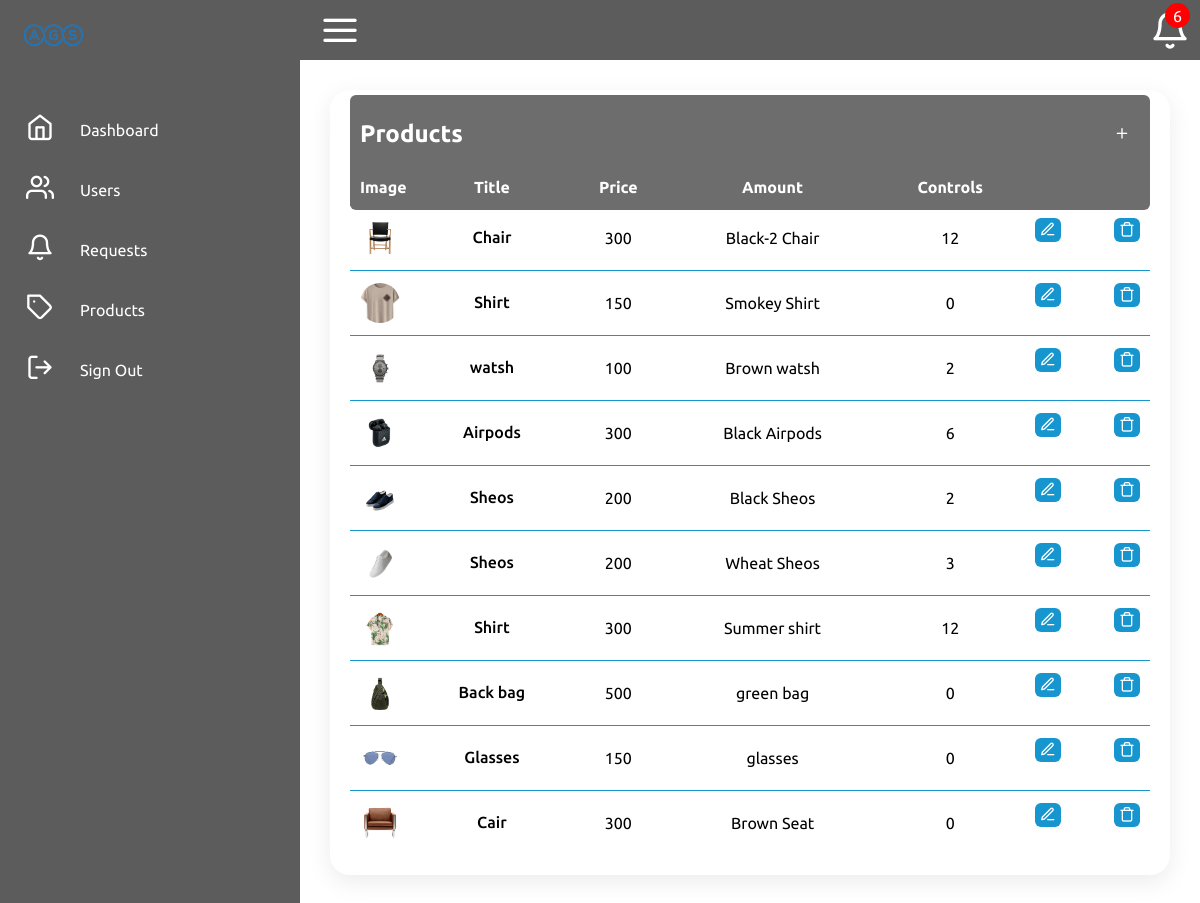
/AGS/Admin/products.php, run on the app's committed database.
### tables this page shows
CREATE TABLE `products` (
  `product_id` int(255) NOT NULL,
  `title` text NOT NULL,
  `description` text NOT NULL,
  `price` int(255) NOT NULL,
  `amount` int(11) NOT NULL,
  `img` text NOT NULL
);

### AGS/Admin/products.php (the view, shortened to what this page needs)
<?php
include('./header/header.php');
?>
<div class="details-products">
    <div class="products">
                    <div class="cardHeader">
                        <h2>Products</h2>
                        <a href="?do=InsertProduct" class="btn"><i class="icon-plus"></i></a>
                    </div>
                    <table>
                        <thead>
                            <tr>
                                <td>Image</td>
                                <td>Title</td>
                                <td>Price</td>
                                <td>Amount</td>
                                <td>Controls</td>
                            </tr>
                        </thead>
                        <tbody>
                    <?php
                            $statement = $con-> prepare("SELECT * FROM products");
                            $statement->execute();
                            $statement = $statement->fetchAll();
                            foreach ($statement as $row) {
                                echo'<tr><td width="60px">';
                                echo'<div class="imgBx"><img src="../image/'.$row['img'].'" alt=""></div></td>';
                                echo'<td><h4>'.$row['title'].'</h4></td>';
                                echo'<td>'.$row['price'].'</td>';
                                echo'<td>'.$row['description'].'</td>';
                                echo'<td>'.$row['amount'].'</td>';
                                echo'<td class="controls">
                                <a href="?do=EditProduct&id='.$row['product_id'].'" title="Edit"><i class="icon-edit-3"></i></a>
                                <a href="?do=DeleteProduct&id='.$row['product_id'].'"title="Delete"><i class="icon-trash"></i></a>
                                </td></tr>';
                            }?>
                        </tbody>
                           </table>
    </div>
</div>
<?php
include('./footer/footer.php');
?>

### AGS/Admin/styles.css (style rules this page uses)
* { font-family: "Ubuntu", sans-serif; margin: 0; padding: 0; box-sizing: border-box; }
body { background-color: var(--white); }
:root { --bg:#5c5c5c; --bg-1:#6d6d6d; --b:#1795ce; --bg-2:#DDDDDD; --white:#fff; --black:#000; }
body { min-height: 100vh; overflow-x: hidden; }
.details-products { position: relative; padding: 30px; }
.cardHeader { position: sticky; top:-5px; z-index: 1; padding: 10px; border-radius:6px; background-color: var(--bg-1); width: 100%; display: flex; justify-content: space-between; align-items: flex-start; color: var(--white); }
.cardHeader h2 { font-weight: 600; color: var(--blue); }
.cardHeader .btn { position: relative; padding: 5px 10px; background-color: var(--bg-1); text-decoration: none; color: var(--white); border-radius: 6px; }
table { width: 100%; border-collapse: collapse; margin-top: 10px; text-align: center; cursor: pointer; }
table thead tr { position: sticky; top:45px; z-index: 1; padding: 10px; border-radius:6px; font-weight: 600; color: var(--white) !important; background-color: var(--bg-1); }
table tr { color: var(--black1); background-color: var(--white); border-bottom: 1px solid #1795ce; }
table tr:last-child { border-bottom: none; }
table tbody .controls { display: flex; align-items: center; justify-content: space-between; }
table tbody .controls a { text-decoration: none; padding: 3px 5px; border-radius: 6px; background-color: var(--b); color: var(--white); }
table thead tr td { padding: 10px; }
tr td { padding: 9px; }
.products { position: relative; overflow: hidden; overflow-y: scroll; padding: 20px; background: var(--white); box-shadow: 0 7px 25px rgba(0, 0, 0, 0.08); border-radius: 20px; }
.imgBx { position: relative; width: 40px; height: 40px; border-radius: 50px; overflow: hidden; z-index: 0; }
.imgBx img { position: absolute; top: 0; left: 0; width: 100%; height: 100%; object-fit: cover; }
table tr td { padding: 12px 10px; }
table tr td h4 { font-size: 16px; font-weight: 500; line-height: 1.2rem; }

### AGS/Admin/style.css (style rules this page uses)
[class^="icon-"], [class*=" icon-"] { font-family: 'icomoon' !important; speak: never; font-style: normal; font-weight: normal; font-variant: normal; text-transform: none; line-height: 1; -webkit-font-smoothing: antialiased; -moz-osx-font-smoothing: grayscale; }
.icon-edit-3:before { content: "\e90d"; }
.icon-plus:before { content: "\e93b"; }
.icon-trash:before { content: "\e939"; }

### data on the page
products: img (picture), title "Chair", price "300", description "Black-2 Chair", amount "12"
products: img (picture), title "Shirt", price "150", description "Smokey Shirt", amount "0"
products: img (picture), title "watsh", price "100", description "Brown watsh", amount "2"
products: img (picture), title "Airpods", price "300", description "Black Airpods", amount "6"
products: img (picture), title "Sheos", price "200", description "Black Sheos", amount "2"
products: img (picture), title "Sheos", price "200", description "Wheat Sheos", amount "3"
products: img (picture), title "Shirt", price "300", description "Summer shirt", amount "12"
products: img (picture), title "Back bag", price "500", description "green bag", amount "0"
products: img (picture), title "Glasses", price "150", description "glasses", amount "0"
products: img (picture), title "Cair", price "300", description "Brown Seat", amount "0"

### other printed values
$counter "6"
